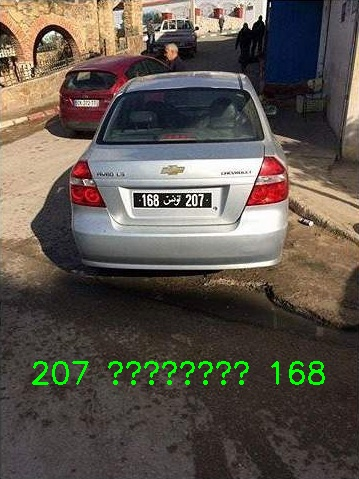
#> input picture output_with_text_overlay.jpg, 359 x 479 px, given in place of 4.jpg, which was not available
$ jupyter execute --allow-errors 'License Plate Recognition.ipynb'   (text cells are left out)
#> lines starting #> are read from the running program, lines starting #| are printed output that depends on the picture; after the words box and inside, x2 and y2 are one past the last pixel; in counts of white or black regions, pixels touching at a corner belong together; pictures that were not available may be replaced by others from this repository, and a replacement may not be noted
[cell 1]
import cv2
import numpy as np
from matplotlib import pyplot as plt
import easyocr
import imutils
import random

[cell 2]
img = cv2.imread("C:\\Users\\nanth\\Desktop\\train2\\4.jpg") #read image
#> img is the input picture: shape (479, 359, 3); mean B, G, R 77.7, 86.2, 94.3
plt.imshow(cv2.cvtColor(img, cv2.COLOR_BGR2RGB))
plt.title('Original Image')
plt.show()

gray = cv2.cvtColor(img, cv2.COLOR_BGR2GRAY) #convert image to gray
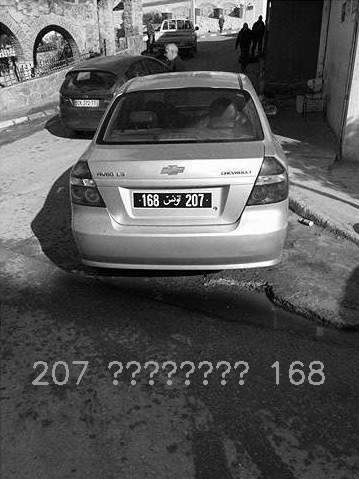
#> gray: shape (479, 359); min 0, max 255, mean 87.7
bfilter = cv2.bilateralFilter(gray, 11, 17, 17) #Noise reduction
plt.imshow(cv2.cvtColor(bfilter, cv2.COLOR_BGR2RGB)) #show processed image
plt.title('Processed Image')

[cell 3]
edged = cv2.Canny(bfilter, 30, 200) #Edge detection
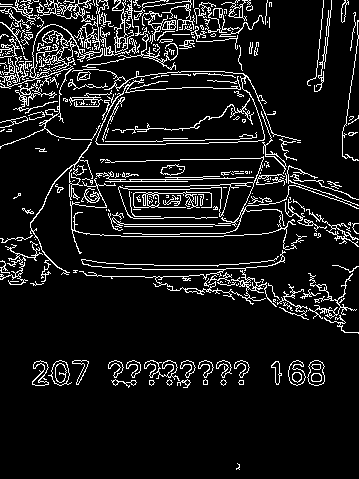
#> edged: shape (479, 359); 9.7% white in thin lines or dots
plt.imshow(cv2.cvtColor(edged, cv2.COLOR_BGR2RGB))

[cell 4]
keypoints = cv2.findContours(edged.copy(), cv2.RETR_TREE, cv2.CHAIN_APPROX_SIMPLE) #Find contours
#> keypoints = 550 contours, 425 with area under 20; largest, box (x1, y1, x2, y2) and area: (0, 24, 103, 149) 580, (133, 191, 212, 209) 396, (36, 0, 96, 22) 366, (48, 360, 72, 386) 344, (51, 360, 70, 386) 336
contours = imutils.grab_contours(keypoints) #Grab contours
#> contours has the same summary as keypoints
contours = sorted(contours, key=cv2.contourArea, reverse=True)[:10] #Sort contours
#> contours = 10 contours; largest, box (x1, y1, x2, y2) and area: (0, 24, 103, 149) 580, (133, 191, 212, 209) 396, (36, 0, 96, 22) 366, (48, 360, 72, 386) 344, (51, 360, 70, 386) 336

[cell 5]
import numpy as np
import tensorflow as tf
from tensorflow.keras.models import Sequential
from tensorflow.keras.layers import Conv2D, MaxPooling2D, Flatten, Dense, Dropout
from tensorflow.keras.preprocessing.image import load_img, img_to_array
from sklearn.preprocessing import LabelEncoder

# Example dataset (replace with your actual dataset loading)
images = ["C:\\Users\\nanth\\Desktop\\train2\\4.jpg"]  # Example image path
labels = ["128T8086"]  # Example label

# Example preprocessing function for a single image
def preprocess_image(image_path, target_size=(128, 64)):
    image = load_img(image_path, color_mode='grayscale', target_size=target_size)
    image = img_to_array(image)
    image = image / 255.0  # Normalize pixel values
    return image

# Preprocess images
#> (the rest of this cell did not finish here and is left out)

[cell 6]
import cv2
import numpy as np
import matplotlib.pyplot as plt

# Load the image
img_path = "C:/Users/nanth/Desktop/train2/4.jpg"
img = cv2.imread(img_path)

# Convert to grayscale
gray = cv2.cvtColor(img, cv2.COLOR_BGR2GRAY)

# Apply Gaussian blur (reduce noise)
blur = cv2.GaussianBlur(gray, (5, 5), 0)
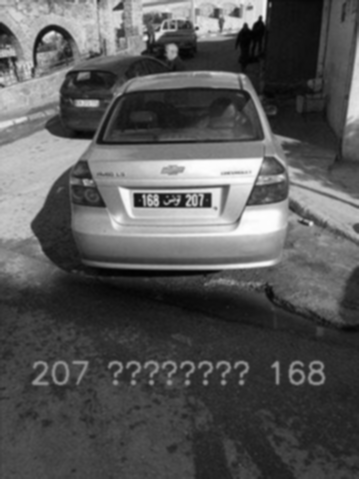
#> blur: shape (479, 359); min 2, max 254, mean 87.7

# Apply adaptive thresholding (separate foreground from background)
_, thresh = cv2.threshold(blur, 0, 255, cv2.THRESH_BINARY_INV + cv2.THRESH_OTSU)
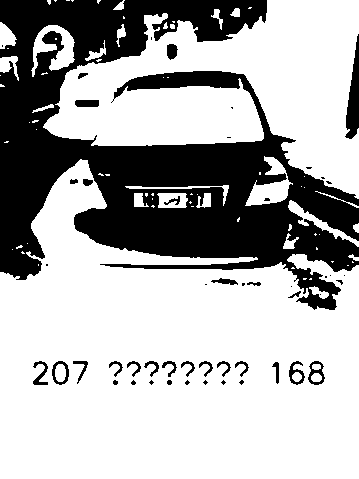
#> thresh: shape (479, 359); 68.6% white; 50 black regions (23 under 20 px)

# You can explore additional pre-processing here (e.g., morphological operations)

# Find contours
contours, _ = cv2.findContours(thresh, cv2.RETR_EXTERNAL, cv2.CHAIN_APPROX_SIMPLE)
#> contours = 74 contours, 52 with area under 20; largest, box (x1, y1, x2, y2) and area: (0, 159, 359, 479) 80151, (43, 0, 359, 199) 33016, (245, 156, 293, 206) 946, (31, 25, 75, 77) 917, (288, 200, 359, 247) 478

# Filter contours based on area, aspect ratio, and position
plate_contour = None
max_area = 0
for contour in contours:
  area = cv2.contourArea(contour)
  x, y, w, h = cv2.boundingRect(contour)
  aspect_ratio = w / float(h)

  # Adjust these parameters based on your license plate aspect ratio and typical size
  # Adjust position based on where license plates are typically located in your images
  if area > max_area and aspect_ratio > 2.5 and aspect_ratio < 6.8: # You can adjust the upper limit here
    max_area = area
    plate_contour = contour
#> this loop made 74 passes
#> (area, x, y, w, h, aspect_ratio, max_area) on passes 33, 36: (27.5, 315, 191, 44, 17, 2.59, 27.5), (154, 125, 185, 104, 21, 4.95, 154)
#> (area, x, y, w, h, aspect_ratio) on passes 1, 9, 17, 19, 24, 27: (96, 309, 286, 20, 13, 1.54), (24.5, 348, 254, 11, 7, 1.57), (88.5, 283, 233, 16, 16, 1), (31.5, 353, 223, 6, 10, 0.6), (477.5, 288, 200, 71, 47, 1.51), (108, 196, 193, 15, 15, 1)
#> after the loop, max_area = 154; plate_contour = contour of 34 points, box (x1, y1, x2, y2) (125, 185, 229, 206), area 154

if plate_contour is not None:
  # Draw bounding rectangle and extract plate region
  x, y, w, h = cv2.boundingRect(plate_contour)
#> x = 125; y = 185; w = 104; h = 21
  cv2.rectangle(img, (x, y), (x + w, y + h), (0, 255, 0), 2)
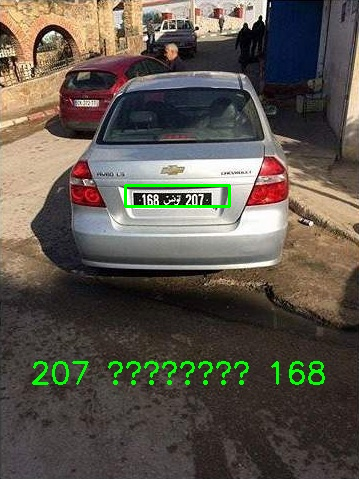
#> img: shape (479, 359, 3); 0.43% of pixels changed, all inside (x1, y1, x2, y2) = (124, 184, 231, 208)
  plate_region = img[y:y+h, x:x+w]
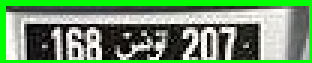
#> plate_region: shape (21, 104, 3) (shown 3 times larger); mean B, G, R 104.2, 149.5, 107.4

  # Display results (optional)
  plt.imshow(cv2.cvtColor(img, cv2.COLOR_BGR2RGB))
  plt.axis('off')
  plt.title('Detected License Plate')
  plt.show()
  plt.imshow(cv2.cvtColor(plate_region, cv2.COLOR_BGR2RGB))
  plt.axis('off')
  plt.title('Extracted License Plate Region')
  plt.show()
else:
  print("No license plate contour found.")

[cell 7]
import cv2
import easyocr

def extract_text_from_image(image_path):
  """Extracts text from the image using EasyOCR (assuming Urdu language)."""
  reader = easyocr.Reader(['ur'])  # Specify 'ur' for Urdu
  image = cv2.imread(image_path)
  gray = cv2.cvtColor(image, cv2.COLOR_BGR2GRAY)
  result = reader.readtext(gray)

  if result:
    return result[0][1]  # Return the extracted text
  else:
    return None

# Example usage (assuming pre-cropped image)
image_path = 'C:\\Users\\nanth\\Desktop\\extract.png'
#> (the rest of this cell did not finish here and is left out)

[cell 8]
import cv2

def display_text_on_image(image_path, extracted_text, box_coordinates=None):

    # Read the image
#> called with image_path = 'C:/Users/nanth/Desktop/train2/4.jpg', extracted_text = '207 تونس 168'
    image = cv2.imread(image_path)

    # Set font properties (adjust font size and color as needed)
    font = cv2.FONT_HERSHEY_SIMPLEX
    font_scale = 1.0
    font_thickness = 2
    text_color = (0, 255, 0)

    # If bounding box coordinates are provided, draw a rectangle
    if box_coordinates:
        top_left, bottom_right = box_coordinates
        cv2.rectangle(image, top_left, bottom_right, (0, 0, 255), 2)  # Blue rectangle

    # Get text size
    text_size, _ = cv2.getTextSize(extracted_text, font, font_scale, font_thickness)

    # Calculate text placement coordinates (adjust placement as needed)
    text_x = int((image.shape[1] - text_size[0]) / 2)
#> text_x = 30
    text_y = int(image.shape[0] * 0.8)  # Place text near the bottom of the image
#> text_y = 383

    # Add the text to the image
    cv2.putText(image, extracted_text, (text_x, text_y), font, font_scale, text_color, font_thickness)
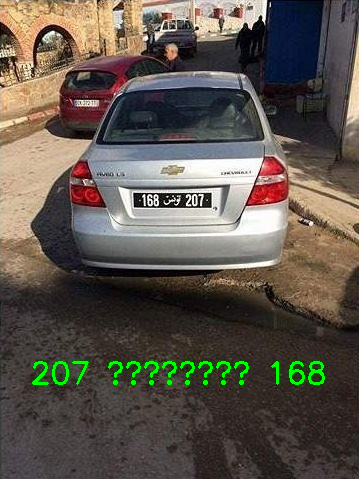
#> image: shape (479, 359, 3); 1.05% of pixels changed, all inside (x1, y1, x2, y2) = (32, 361, 325, 385)

    # Save the image with the text
    output_path = 'output_with_text_overlay.jpg'
    cv2.imwrite(output_path, image)
    print(f"Output saved as {output_path}")

# Assuming you have the image path, extracted text, and optional bounding box coordinates
image_path = 'C:/Users/nanth/Desktop/train2/4.jpg'
extracted_text = "207 تونس 168"
# Replace with actual bounding box coordinates if available (top-left, bottom-right)
box_coordinates = None  # Example: ((100, 50), (300, 100))

display_text_on_image(image_path, extracted_text, box_coordinates)
